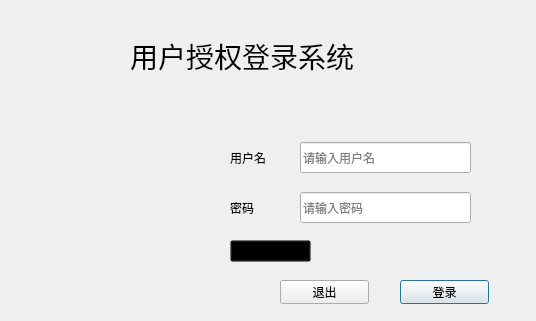
<?xml version="1.0" encoding="UTF-8"?>
<ui version="4.0">
 <class>GUI</class>
 <widget class="QDialog" name="GUI">
  <property name="geometry">
   <rect>
    <x>0</x>
    <y>0</y>
    <width>536</width>
    <height>321</height>
   </rect>
  </property>
  <property name="windowTitle">
   <string>Dialog</string>
  </property>
  <property name="windowIcon">
   <iconset resource="res.qrc">
    <normaloff>:/log.png</normaloff>:/log.png</iconset>
  </property>
  <widget class="QLabel" name="label">
   <property name="geometry">
    <rect>
     <x>130</x>
     <y>30</y>
     <width>281</width>
     <height>51</height>
    </rect>
   </property>
   <property name="font">
    <font>
     <family>AcadEref</family>
     <pointsize>21</pointsize>
    </font>
   </property>
   <property name="text">
    <string>用户授权登录系统</string>
   </property>
  </widget>
  <widget class="QLineEdit" name="lineEdit_2">
   <property name="geometry">
    <rect>
     <x>300</x>
     <y>192</y>
     <width>171</width>
     <height>31</height>
    </rect>
   </property>
   <property name="echoMode">
    <enum>QLineEdit::Password</enum>
   </property>
   <property name="placeholderText">
    <string>请输入密码</string>
   </property>
  </widget>
  <widget class="QLineEdit" name="lineEdit_3">
   <property name="geometry">
    <rect>
     <x>300</x>
     <y>142</y>
     <width>171</width>
     <height>31</height>
    </rect>
   </property>
   <property name="placeholderText">
    <string>请输入用户名</string>
   </property>
  </widget>
  <widget class="QLabel" name="label_2">
   <property name="geometry">
    <rect>
     <x>230</x>
     <y>150</y>
     <width>51</width>
     <height>16</height>
    </rect>
   </property>
   <property name="text">
    <string>用户名</string>
   </property>
  </widget>
  <widget class="QLabel" name="label_3">
   <property name="geometry">
    <rect>
     <x>230</x>
     <y>200</y>
     <width>51</width>
     <height>16</height>
    </rect>
   </property>
   <property name="text">
    <string>密码</string>
   </property>
  </widget>
  <widget class="QLabel" name="label_4">
   <property name="geometry">
    <rect>
     <x>40</x>
     <y>100</y>
     <width>171</width>
     <height>201</height>
    </rect>
   </property>
   <property name="text">
    <string/>
   </property>
  </widget>
  <widget class="QPushButton" name="pushButton">
   <property name="geometry">
    <rect>
     <x>400</x>
     <y>280</y>
     <width>89</width>
     <height>24</height>
    </rect>
   </property>
   <property name="text">
    <string>登录</string>
   </property>
  </widget>
  <widget class="QPushButton" name="pushButton_2">
   <property name="geometry">
    <rect>
     <x>280</x>
     <y>280</y>
     <width>89</width>
     <height>24</height>
    </rect>
   </property>
   <property name="text">
    <string>退出</string>
   </property>
  </widget>
  <widget class="QToolButton" name="toolButton">
   <property name="geometry">
    <rect>
     <x>230</x>
     <y>240</y>
     <width>81</width>
     <height>22</height>
    </rect>
   </property>
   <property name="styleSheet">
    <string notr="true">background-color: rgba(0, 0, 0, 0)</string>
   </property>
   <property name="text">
    <string>修改密码</string>
   </property>
  </widget>
 </widget>
 <resources>
  <include location="res.qrc"/>
 </resources>
 <connections/>
</ui>
